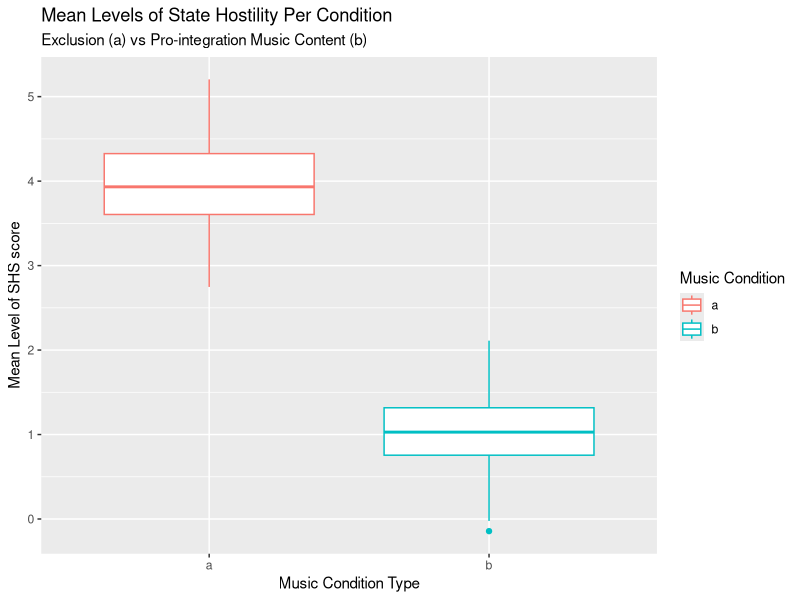

This figure's R source:
## ---- chunk 1
library(tidyverse)
## ---- chunk 2
df <- data.frame(group = rep(letters[1:2], each = 1),
  MeanSHSscore = rnorm(n = 200, mean = c(4, 1), sd = .5)
)

## ---- chunk 3
df %>% ggplot(aes(x = group, y = MeanSHSscore, color = group)) + geom_boxplot() + labs(title = "Mean Levels of State Hostility Per Condition", subtitle = "Exclusion (a) vs Pro-integration Music Content (b)", x = "Music Condition Type", y = "Mean Level of SHS score", color = "Music Condition")
